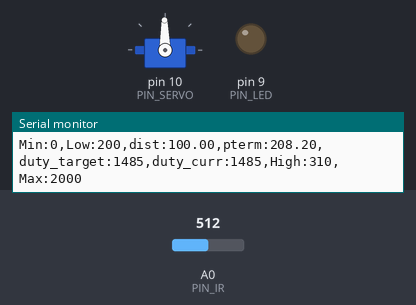
A sketch run on a simulated Arduino Uno, built with avr-gcc and run on an emulated ATmega328P. Parts: servo, output pins drawn as LEDs (lit = HIGH), the last lines printed to the serial monitor. Inputs (shaded band) come from the test bench; at power-on: A0 (PIN_IR) = 512.

Above: at 1.2 s.
1.3 s: A0 (PIN_IR) set to 122
At 2.1 s:
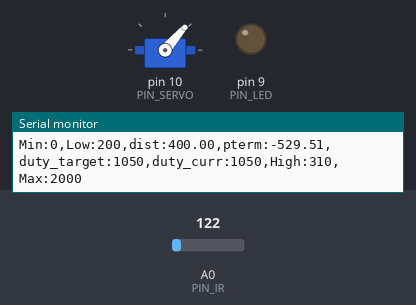
3.1 s: A0 (PIN_IR) set to 306
At 4.7 s:
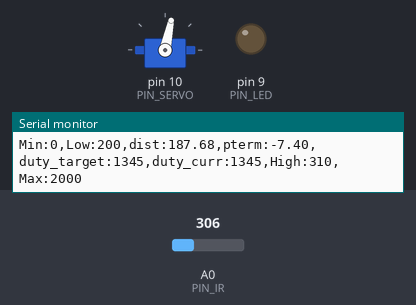
Timing chart, 0 to 6.2 s (numbered marks = the images above; inputs shaded):
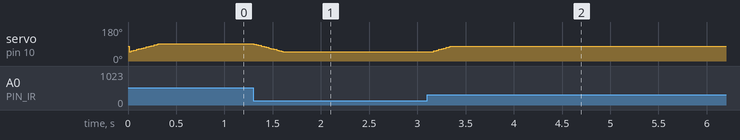

Measured:
- after the input at 1.3 s, servo on pin 10 (PIN_SERVO): moves from 91° to 49° over 0.30 s, starting at once
- after the input at 3.1 s, servo on pin 10 (PIN_SERVO): moves from 49° to 78° over 0.33 s, starting at once

The sketch:

22P06.ino
```cpp
#include <Servo.h>

/////////////////////////////
// Configurable parameters //
/////////////////////////////
#define interval 2 // milliseconds
// Arduino pin assignment
#define PIN_LED 9 // [1234] LED를 아두이노 GPIO 9번 핀에 연결
#define PIN_SERVO 10 // [1352] 서보모터를 아두이노의 10번 핀에 연결
#define PIN_IR A0 // [1352] IR센서를 아두이노 A0 핀에 연결


// Framework setting
#define _DIST_TARGET 350 // [1352]목표값을 탁구공 중심 위치까지 거리 255mm로 Fix
#define _DIST_MIN 100 // [1352] 최소 측정 거리를 100mm로 설정
#define _DIST_MAX 400 // [1352] 측정 거리의 최댓값을 410mm로 설정


// Distance sensor
#define _DIST_ALPHA 0.5 // [2979] 알파값 설정

// Servo range
#define _DUTY_MIN 1050    // //[2998] Servo Minimum microseconds
#define _DUTY_NEU 1350   //[2983] Servo 중간값 설정
#define _DUTY_MAX 1580        // [2979] Servo Max값 설정


// Servo speed control
#define _SERVO_ANGLE 30 // [2992] 서보 각 설정
#define _SERVO_SPEED 80 // [2976] 서보 스피드 설정

// Event periods
#define _INTERVAL_DIST 10   // [2987] 거리측정 INTERVAL값 설정
#define _INTERVAL_SERVO 10  // [2980] 서보 INTERVAL값 설정
#define _INTERVAL_SERIAL 100  //[2989] 시리얼 출력 INTERVAL 설정

// PID parameters
#define _KP 0.65

//////////////////////
// global variables //
//////////////////////
static long apt = 0;
#define interval 2 // milliseconds
unsigned long oldmil;


int fc = 15;
float dt = interval/1000.0;
float lambda = 2*PI*fc*dt;
float calidist = 0.0, filter = 0.0, prev = 0.0;
// Servo instance
Servo myservo;  //[2991] create servo object to control a servo

// Distance sensor
float dist_target; // location to send the ball [2976] 공 위치
float dist_raw, dist_ema, dist_cali; // [2981] 거리 변수 설정(현재, ema 필터 적용, 직전값)
float alpha;
// Event periods
unsigned long last_sampling_time_dist, last_sampling_time_servo, last_sampling_time_serial;
bool event_dist, event_servo, event_serial; //[2989] 논리형 변수 설정


// Servo speed control
int duty_chg_per_interval; //[1352] 주기동안 duty 변화량 변수
int duty_target, duty_curr;//[1352] 서보모터의 목표위치, 서보에 실제 입력할 위치

// PID variables
float error_curr, error_prev, control, pterm, dterm, iterm;

int a = 83;
int b = 205;

void setup() {
// initialize GPIO pins for LED and attach servo
  pinMode(PIN_LED, OUTPUT);

// move servo to neutral position
  myservo.attach(PIN_SERVO); //[2998] Servo Attaching
  duty_target = duty_curr = _DUTY_NEU;
  myservo.writeMicroseconds(duty_curr);//[2998] Servo Set to neutral position


  // initialize global variables
  duty_curr=_DUTY_MIN;  //[2999] dist_min 값 적용
  dist_target=_DIST_TARGET;
  alpha = _DIST_ALPHA; //[2999] alpha 선언 및 값 적용
  last_sampling_time_dist = last_sampling_time_servo = last_sampling_time_serial = 0;
  event_dist = event_servo = event_serial = false;

  // initialize serial port
  Serial.begin(57600);

// convert angle speed into duty change per interval.
  duty_chg_per_interval = int((_DUTY_MAX-_DUTY_MIN))*((float)_SERVO_SPEED/_SERVO_ANGLE)*(float(_INTERVAL_SERVO)/1000.0); //[2985] duty_chg_per_interval 설정

}


void loop() {
  /////////////////////
  // Event generator //
  /////////////////////

  unsigned long time_curr = millis();
  if(time_curr >= last_sampling_time_dist + _INTERVAL_DIST){
          last_sampling_time_dist += _INTERVAL_DIST;
          event_dist = true;
  }
  if(time_curr >= last_sampling_time_servo + _INTERVAL_SERVO){
          last_sampling_time_servo += _INTERVAL_SERVO;
          event_servo = true;
  }
  if(time_curr >= last_sampling_time_serial + _INTERVAL_SERIAL){
          last_sampling_time_serial += _INTERVAL_SERIAL;
          event_serial = true;
  }//[2981] 인터벌 값과 샘플링 차이의 합과 비교해서 각각의 이벤트 실행
  //[2998] Fixed some indentation, tabs and more


  ////////////////////
  // Event handlers //
  ////////////////////

  if(event_dist) {
    event_dist = false;
    // get a distance reading from the distance sensor
    dist_raw = ir_distance_filtered(); //[3000]raw_dist 거리값 설정
    dist_cali = 100 + 300.0 / (b - a) *(dist_raw - a);
    dist_ema = alpha*dist_cali + (1-alpha)*dist_ema;

  // PID control logic
    error_curr = dist_target - dist_ema; //[3000] 에러는 목표거리에서 탁구공의 거리를 뺀값

    pterm = error_curr; //[3000] 제어식에서의 비례항
    control =_KP*pterm; //[3000] PID결과값

  // duty_target = f(duty_neutral, control)
    duty_target = _DUTY_NEU + control;

  // keep duty_target value within the range of [_DUTY_MIN, _DUTY_MAX]
  // [1352] 서보의 가동범위를 고정
    if(duty_target > _DUTY_MAX){duty_target = _DUTY_MAX;}//[1352] 조건일때 duty_target값을 _DUTY_MAX으로
    if(duty_target < _DUTY_MIN){duty_target = _DUTY_MIN;}//[1352] 조건일때 duty_target값을 _DUTY_MIN으로
  }

  if(event_servo) {
    event_servo=false;

     // adjust duty_curr toward duty_target by duty_chg_per_interval
    if(duty_target > duty_curr) {
        duty_curr += duty_chg_per_interval;
        if(duty_curr > duty_target) duty_curr = duty_target;
      }
    else {
        duty_curr -= duty_chg_per_interval;
        if(duty_curr < duty_target) duty_curr = duty_target;
      }

    // update servo position
    myservo.writeMicroseconds(duty_curr);
  }
  if(event_serial) {
      event_serial = false; //[2989]  이벤트 실행 후 초기화
     Serial.print("Min:0,Low:200,dist:"); //[2983] “Min:0,Low:200,dist:” 문구 출력
     Serial.print(dist_raw); //[2979] dist_raw 값(적외선 센서에서 돌려받은 값) 출력
     Serial.print(",pterm:");
     Serial.print(pterm);
     Serial.print(",duty_target:"); //[2994] duty_target 값 출력
     Serial.print(duty_target); //[2994] duty_target 값 출력
     Serial.print(",duty_curr:"); // [2980] “duty_curr” 출력
     Serial.print(duty_curr); // [2980] duty_curr 값 출력
     Serial.println(",High:310,Max:2000");

  }
}
float ir_distance(void){ // return value unit: mm
  float val;
  float volt = float(analogRead(PIN_IR));
  val = ((6762.0/(volt-9.0))-4.0) * 10.0;
  return val;
}

float ir_distance_filtered(void){ // return value unit: mm
  float calidist =ir_distance(); //[2998] calling distance from ir_distance()
   unsigned long dmil = 0; //[2998] return previous distance
   unsigned long mil = millis();  //[2998] get current time

   if (mil != oldmil) { //[2998] set time difference on dmil for checking previous time
     dmil = mil-oldmil;
     oldmil = mil;
   }

   apt -= dmil; //[2998] set difference for dmil and apt time

   if (apt <= 0) {  //[2998] check time before calculating filtered time
     apt += interval;
     filter = lambda / (1 + lambda) * ir_distance() + 1 / (1 + lambda) * prev;
     //[2998] Calculate filtered distance
     prev = filter; //[2998] Sensor filter previous  value update
   }
   if (filter > 400){
    filter = 400;
   }
   if (filter < 100){
    filter = 100;
   }
   return filter;
   // for now, just use ir_distance() without noise filter.
}
```
